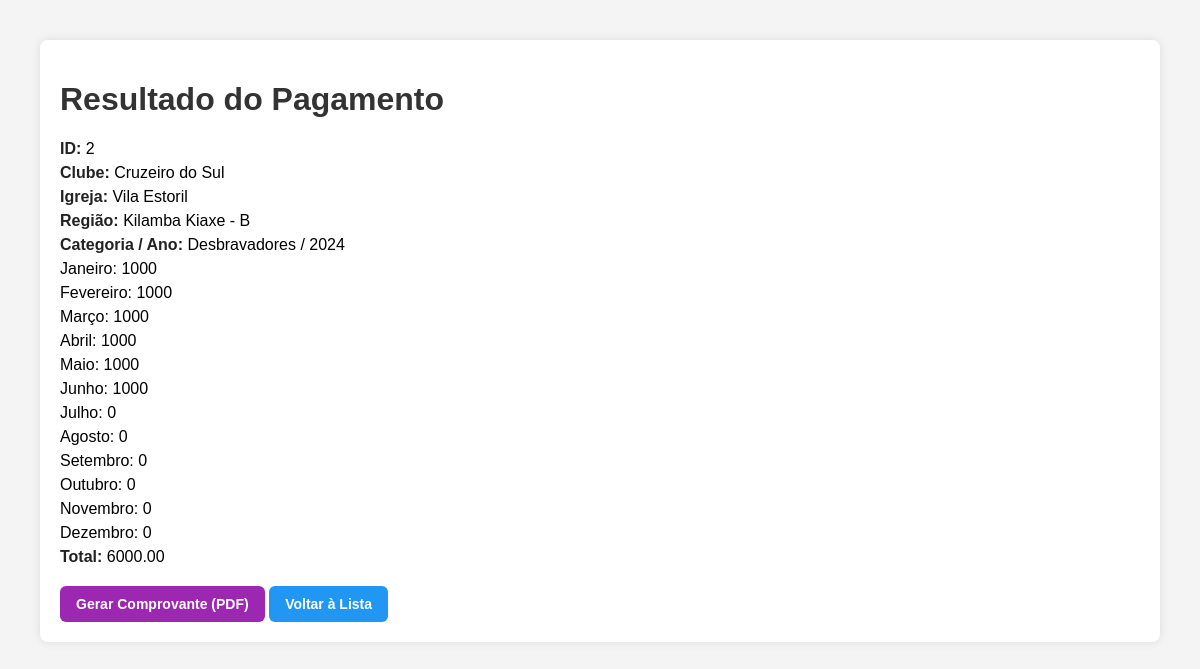
The app's page /resultado/2 (signed in) with its own data.
### app.py (models this page shows)
class Pagamento(db.Model):
    id = db.Column(db.Integer, primary_key=True, autoincrement=True)
    clube = db.Column(db.String(100))
    igreja = db.Column(db.String(100))
    regiao = db.Column(db.String(100))
    categoria = db.Column(db.String(100))
    ano = db.Column(db.Integer, nullable=False)            # NOVO CAMPO
    total = db.Column(db.String)
    janeiro = db.Column(db.String)
    fevereiro = db.Column(db.String)
    marco = db.Column(db.String)
    abril = db.Column(db.String)
    maio = db.Column(db.String)
    junho = db.Column(db.String)
    julho = db.Column(db.String)
    agosto = db.Column(db.String)
    setembro = db.Column(db.String)
    outubro = db.Column(db.String)
    novembro = db.Column(db.String)
    dezembro = db.Column(db.String)

### app.py (the view)
@app.route("/resultado/<int:pagamento_id>")
@login_required
def resultado(pagamento_id):
    pagamento = Pagamento.query.get_or_404(pagamento_id)
    return render_template("resultado.html", dados=pagamento)

### app.py (called while the page is built)
@login_manager.user_loader
def load_user(user_id):
    return Usuario.query.get(int(user_id))

### templates/resultado.html (shortened to what this page needs)
<!DOCTYPE html>
<html lang="pt-br">
<head>
</head>
<body>
    <div class="container">
        <h1>Resultado do Pagamento</h1>
        {% if dados.id %}<p><strong>ID:</strong> {{ dados.id }}</p>{% endif %}
        {% if dados.clube %}<p><strong>Clube:</strong> {{ dados.clube }}</p>{% endif %}
        {% if dados.igreja %}<p><strong>Igreja:</strong> {{ dados.igreja }}</p>{% endif %}
        {% if dados.regiao %}<p><strong>Região:</strong> {{ dados.regiao }}</p>{% endif %}
        {% if dados.categoria or dados.ano %}
            <p><strong>Categoria / Ano:</strong>
                {% if dados.categoria %}{{ dados.categoria }}{% endif %}
                {% if dados.ano %} / {{ dados.ano }}{% endif %}
            </p>
        {% endif %}
        {% if dados.janeiro %}<p>Janeiro: {{ dados.janeiro }}</p>{% endif %}
        {% if dados.fevereiro %}<p>Fevereiro: {{ dados.fevereiro }}</p>{% endif %}
        {% if dados.marco %}<p>Março: {{ dados.marco }}</p>{% endif %}
        {% if dados.abril %}<p>Abril: {{ dados.abril }}</p>{% endif %}
        {% if dados.maio %}<p>Maio: {{ dados.maio }}</p>{% endif %}
        {% if dados.junho %}<p>Junho: {{ dados.junho }}</p>{% endif %}
        {% if dados.julho %}<p>Julho: {{ dados.julho }}</p>{% endif %}
        {% if dados.agosto %}<p>Agosto: {{ dados.agosto }}</p>{% endif %}
        {% if dados.setembro %}<p>Setembro: {{ dados.setembro }}</p>{% endif %}
        {% if dados.outubro %}<p>Outubro: {{ dados.outubro }}</p>{% endif %}
        {% if dados.novembro %}<p>Novembro: {{ dados.novembro }}</p>{% endif %}
        {% if dados.dezembro %}<p>Dezembro: {{ dados.dezembro }}</p>{% endif %}
        {% if dados.total %}<p><strong>Total:</strong> {{ dados.total }}</p>{% endif %}
        <div class="actions">
            <a href="{{ url_for('comprovante', pagamento_id=dados.id) }}" class="btn btn-comprovante" target="_blank">Gerar Comprovante (PDF)</a>
            <a href="{{ url_for('listar') }}" class="btn btn-voltar">Voltar à Lista</a>
        </div>
    </div>
</body>
</html>

### templates/resultado.html (style rules this page uses)
body { font-family: Arial, sans-serif; margin: 40px; background-color: #f4f4f4; }
h1 { color: #333; }
.container { background: #fff; padding: 20px; border-radius: 8px; box-shadow: 0 0 10px rgba(0,0,0,0.1); }
p { margin: 6px 0; }
strong { color: #222; }
.actions { margin-top: 20px; }
.btn { display: inline-block; padding: 10px 16px; border-radius: 6px; text-decoration: none; font-size: 14px; font-weight: bold; color: white; }
.btn-comprovante { background-color: #9C27B0; }
.btn-voltar { background-color: #2196F3; }

### records on screen
Pagamento: id "2", clube "Cruzeiro do Sul", igreja "Vila Estoril", regiao "Kilamba Kiaxe - B", categoria "Desbravadores", ano "2024", janeiro "1000", fevereiro "1000", marco "1000", abril "1000", maio "1000", junho "1000", julho "0", agosto "0", setembro "0", outubro "0", novembro "0", dezembro "0", total "6000.00"
